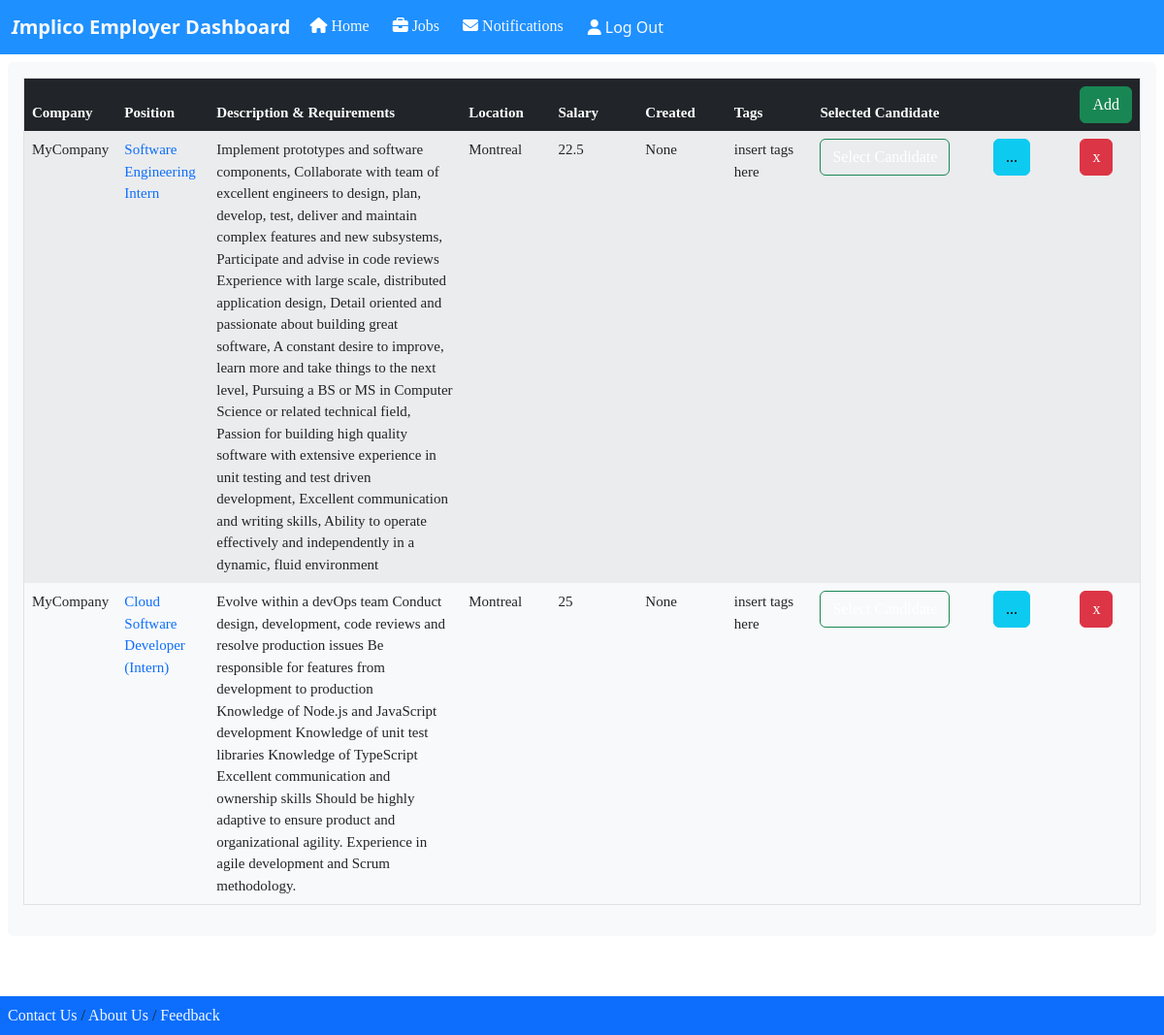
Screenshot of /jobDashboardHTML.html (signed in) with the database file from the repository.
### tables this page shows
CREATE TABLE JobPostings (jobKey NUMBER, userID NUMBER, title TEXT, company TEXT, jobDescription TEXT, requirements TEXT, workLocation TEXT, salary NUMBER, tags TEXT, creationDate TEXT, selectedCandidate TEXT, PRIMARY KEY(jobKey), FOREIGN KEY(userID) REFERENCES LoginInfo(userKey));

### Implico/employerDashboard.py (the view, shortened to what this page needs)
@employerDashboard.route('/jobDashboardHTML.html', methods = ['GET','POST'])
def jobDashboard():
    if request.method == 'POST' and request.form.get("logout")!=None:
        session.pop("userID", None)
        session.pop("email", None)
        session.pop("password", None)
        session.pop("userType", None)
        return render_template('home.html', boolean=True)
    elif request.method == 'GET':
        if(session.get("userID") == None or session.get("userType") == "student" or session.get("userType") == "admin"):
            if(session.get("userID") == None):
                return redirect("/loginHTML.html")
            elif session.get("userType") == "student":
                return redirect("/VUJP")
            else:
                return redirect("/adminJobDashboard.html")
        else:
            conn = sqlite3.connect("data.db")
            c = conn.cursor()
            jobPostings = c.execute("SELECT * FROM JobPostings WHERE userID=" + str(session["userID"]) + "" ).fetchall()
            return render_template("jobDashboardHTML.html", jobPostings = jobPostings)

### Implico/templates/jobDashboardHTML.html (shortened to what this page needs)
<!DOCTYPE html>
<html>
  <head>
    <link rel="stylesheet" href="{{ url_for('static', filename='css/jobDashboardCSS.css') }}"/>
    <link rel="stylesheet" href="https://cdnjs.cloudflare.com/ajax/libs/font-awesome/4.7.0/css/font-awesome.min.css"/>
        <link href="https://cdn.jsdelivr.net/npm/bootstrap@5.2.3/dist/css/bootstrap.min.css" rel="stylesheet">
  </head>
  <body class="position-relative">
        <nav class="navbar navbar-expand-lg sticky-top" style="background-color:#1E90FF;">
          <div class="container-fluid">
              <a class="navbar-brand text-light" href="../indexEmployer.html"><b><i>I</i>mplico Employer Dashboard</b></a>
              <div class="collapse navbar-collapse" id="navbarSupportedContent">
                  <ul class="navbar-nav me-auto mb-2 mb-lg-0">
                      <li class="nav-item mx-1">
                          <a class="nav-link active text-light" href="../indexEmployer.html"><i class="fa-solid fa-house" style="color: #ffffff;"></i> Home</a>
                      </li>
                      <li class="nav-item mx-1">
                          <a class="nav-link text-light" href="../jobDashboardHTML.html"><i class="fa-solid fa-briefcase" style="color: #ffffff;"></i> Jobs</a>
                      </li>
                      <li class="nav-item mx-1">
                          <a class="nav-link text-light" href="../notification.html"><i class="fa-solid fa-envelope" style="color: #ffffff;"></i> Notifications</a>
                      </li>
                      <li class="nav-item mx-1">
                          <form method="POST">
                              <button type="submit" name="logout" class="nav-link text-light btn btn-link">
                                  <i class="fa-solid fa-user" style="color: #ffffff;"></i> Log Out
                              </button>
                          </form>
                      </li>
                  </ul>
              </div>
          </div>
      </nav>
        <div class="row bg-light rounded p-3 m-2 h-95">
          <table class="table table-responsive table-borderless table-striped table-hover rounded">
              <thead>
                  <tr class="bg-dark text-white fw-bold">
                      <th class="col-1 ms-1">Company</th>
                      <th class="col-1">Position</th>
                      <th class="col-3">Description & Requirements</th>
                      <th class="col-1">Location</th>
                      <th class="col-1">Salary</th>
                      <th class="col-1">Created</th>
                      <th class="col-1">Tags</th>
                      <th class="col-2">Selected Candidate</th>
                      <th class="col-1"></th>
                      <th class="col-1"><form method="POST"><button type="submit" name="Add" class="btn btn-success">Add</form></th>
                  </tr>
              </thead>
              <tbody>
                {% for jobPosting in jobPostings %}
                <tr>
                  <td>{{jobPosting[3]}}</td>
                  <td><a href="#">{{jobPosting[2]}}</a></td>
                  <td>{{jobPosting[4]}}<br/>{{jobPosting[5]}}</td>
                  <td>{{jobPosting[6]}}</td>
                  <td>{{jobPosting[7]}}</td>
                  <td>{{jobPosting[8]}}</td>
                  <td>insert tags here</td>
                  <td><a class="btn btn-success" href="../jobApplicantsEmployer.html">Select Candidate</a></td>
                  <td><form method="POST">
                    <button type="submit" class="btn btn-info" href="../editJobEmployer.html">...</a>
                    </form></td>
                  <td><form method="POST">
                    <button type="submit" class="btn btn-danger" type="button">x</button>
                  </form></td>
                </tr>
                {% endfor %}
              </tbody>
        </table>
      </div>
      <br>
      <footer class="container-fluid bg-primary card-footer p-2 position-absolute bottom-0 start-50 translate-middle-x" style="bottom: 0px;">
        <a href="mailto:implico.web@gmail.com" style="color:aliceblue; text-decoration: none;">Contact Us</a> /
        <a href="../aboutUs.html" style="color:aliceblue; text-decoration: none;">About Us</a> /
        <a href="../submitFeedback.html" style="color:aliceblue; text-decoration: none;">Feedback</a>
    </footer>
  </body>
</html>

### Implico/static/css/jobDashboardCSS.css (style rules this page uses)
body { margin-top: 50px; }
ul { overflow: hidden; list-style-type: none; margin-left: -8px; margin-top: -50px; padding: 0; width:100%; background-color: dodgerblue; position: fixed; }
li { display: inline; }
li a { color:aliceblue; display: block; padding: 20px 15px; font-family: Verdana; float:right; }
a:link { background-color: transparent; text-decoration: none; }
footer { position: absolute; font-family: Verdana; color:aliceblue; width:100%; background-color: darkblue; margin-left: -50px; margin-bottom: -70px; bottom:0; padding: 20px 50px; }
table { width: 95%; margin-left:auto; margin-right:auto; border: 1px solid black; border-collapse: collapse; font-family: Verdana; font-size: 15px; }
th { border: 1px solid black; border-collapse: collapse; background-color: powderblue; padding: 5px 0px; width:10%; }
td { border: 1px solid black; border-collapse: collapse; }

### rows the page displays
JobPostings: company "MyCompany", title "Software Engineering Intern", jobDescription "Implement prototypes and software components, Collaborate with team of excellent engineers to design, plan, develop, test, deliver and maintain complex features and new subsystems, Participate and advise in code reviews", requirements "Experience with large scale, distributed application design, Detail oriented and passionate about building great software, A constant desire to improve, learn more and take things to the next level, Pursuing a BS or MS in Computer Science or related technical field, Passion for building high quality software with extensive experience in unit testing and test driven development, Excellent communication and writing skills, Ability to operate effectively and independently in a dynamic, fluid environment", workLocation "Montreal", salary "22.5", tags "None"
JobPostings: company "MyCompany", title "Cloud Software Developer (Intern)", jobDescription "Evolve within a devOps team Conduct design, development, code reviews and resolve production issues Be responsible for features from development to production", requirements "Knowledge of Node.js and JavaScript development Knowledge of unit test libraries Knowledge of TypeScript Excellent communication and ownership skills Should be highly adaptive to ensure product and organizational agility. Experience in agile development and Scrum methodology.", workLocation "Montreal", salary "25", tags "None"
